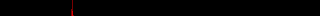

This game map was drawn from its Tiled (.tmx) file and the tilesets committed beside it. A one-line description and the full map source follow:
An orthogonal 20x1 tile map with 16x16 px tiles, 1 tile layer (Tile Layer 1).

<map version="1.10" tiledversion="1.10.2" orientation="orthogonal" renderorder="right-down" width="20" height="1" tilewidth="16" tileheight="16" infinite="0" nextlayerid="2" nextobjectid="1">
 <tileset firstgid="1" source="Tileset.tsx" />
 <layer id="1" name="Tile Layer 1" width="20" height="1">
  <data encoding="csv">
1,1,1,1,75,1,1,1,1,1,1,1,1,1,1,1,1,1,1,1
</data>
 </layer>
</map>
